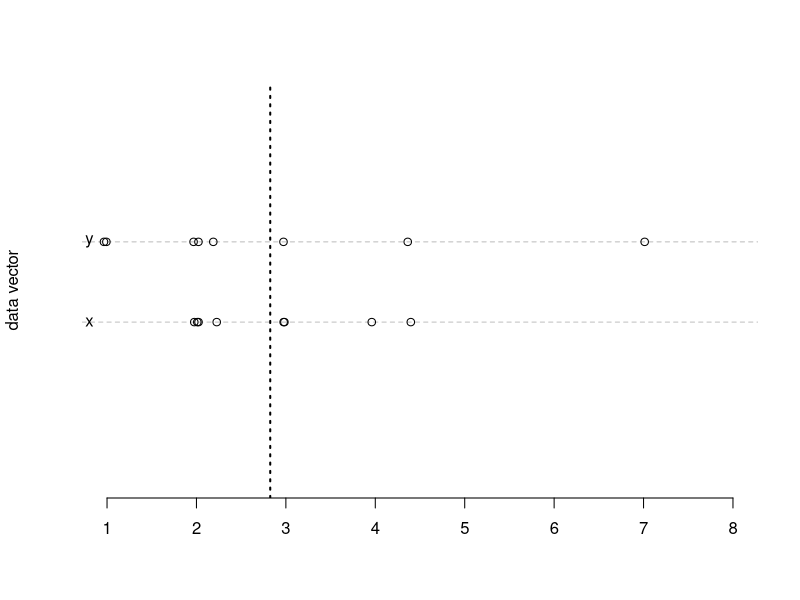

This figure's R source:
#Find the 0.8 quantile of a variable
xdata <- c(2,4.4,3,3,2,2.2,2,4)
quantile(xdata, prob=0.8)
quantile(xdata, prob = c(0,0.25,0.5,0.75,1)) #five number summary

#Another way to get the five number summary
summary(xdata)

#Quantiles for real world data
quantile(chickwts$weight, prob=c(0.25, 0.75))
summary(quakes$mag[quakes$depth < 400])

#Describing spread
ydata <- c(1,4.4,1,3,2,2.2,2,7)
mean(xdata)
mean(ydata)

plot(xdata,type="n",xlab="",ylab="data vector",yaxt="n",bty="n")
abline(h=c(3,3.5),lty=2,col="gray")
abline(v=2.825,lwd=2,lty=3)
text(c(0.8,0.8),c(3,3.5),labels=c("x","y"))
points(jitter(c(xdata,ydata)),c(rep(3,length(xdata)),
                                rep(3.5,length(ydata))))

#IQR, Variance, and Standard deviation
var(xdata)
sd(xdata)
IQR(xdata)
sd(ydata)
IQR(ydata)

#For real world datasets
sd(chickwts$weight)
IQR(quakes$mag[quakes$depth<400])
